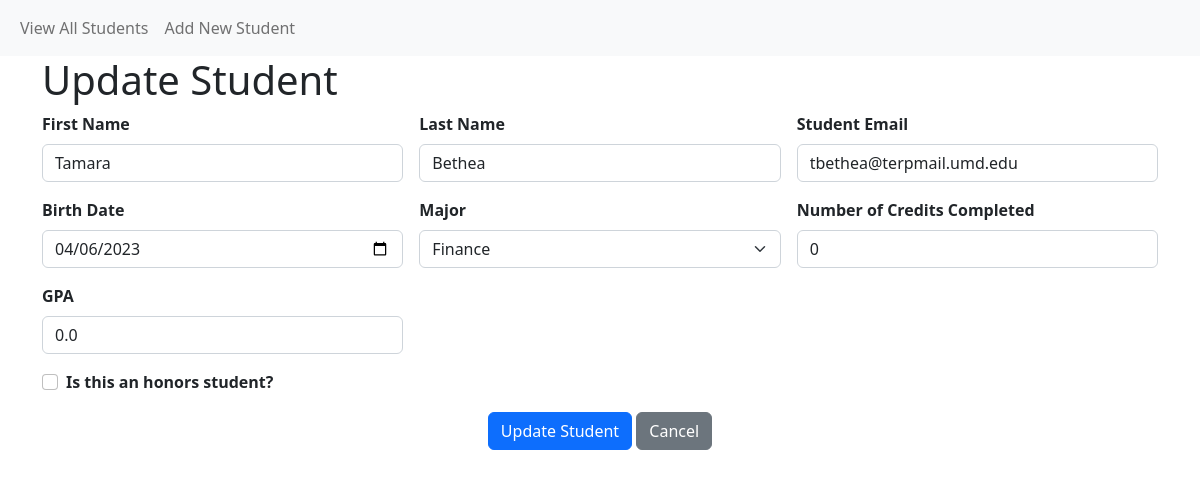
The app's page /student/update/1 with its own data.
### models.py (models this page shows, shortened)
class Student(db.Model):
    __tablename__ = "student"
    student_id = db.Column(db.Integer, primary_key=True)
    first_name = db.Column(db.String(30), nullable=False)
    last_name = db.Column(db.String(50), nullable=False)
    student_email = db.Column(db.VARCHAR(100))
    major_id = db.Column(db.Integer, db.ForeignKey('major.major_id'))
    birth_date = db.Column(db.DateTime, nullable=False)
    num_credits_completed = db.Column(db.Integer, nullable=False)
    gpa = db.Column(db.Float, nullable=False)
    is_honors = db.Column(db.Boolean, nullable=False)

### app.py (the view, shortened to what this page needs)
@app.route('/student/update/<int:student_id>', methods=['GET', 'POST'])
def student_edit(student_id):
    if request.method == 'GET':
        student = Student.query.filter_by(student_id=student_id).first()
        majors = Major.query.order_by(Major.major) \
            .order_by(Major.major) \
            .all()
        if student:
            return render_template('student_entry.html', student=student, majors=majors, action='update')
        else:
            flash(f'Student attempting to be edited could not be found!', 'error')
    return redirect(url_for('student_view_all'))

### templates/student_entry.html (shortened to what this page needs)
{% extends "base.html" %}
{% block page_head %}
    {% if action and action == 'create' %}
        Add New Student
    {% elif action and action == 'update'  %}
        Update Student
    {% else %}
        View Student
    {% endif %}
{% endblock %}
{% block page_content %}
<form class="row g-3"
      action="{{ url_for('student_edit', student_id=student['student_id']) if student else url_for('student_create') }}" method="post">
  <div class="col-md-4">
    <label for="first_name" class="form-label"><strong>First Name</strong></label>
    {% if action and action in ['create', 'update'] %}
    <input type="text" class="form-control" id="first_name" name="first_name" value="{{ student['first_name'] if student else '' }}" required>
    {% else %}
        <br>{{ student['first_name'] }}
    {% endif %}
  </div>
  <div class="col-md-4">
    <label for="last_name" class="form-label"><strong>Last Name</strong></label>
    {% if action and action in ['create', 'update'] %}
    <input type="text" class="form-control" id="last_name" name="last_name" value="{{ student['last_name'] if student else '' }}" required>
    {% else %}
        <br>{{ student['last_name'] }}
    {% endif %}
  </div>
  <div class="col-md-4">
        <label for="student_email" class="form-label"><strong>Student Email</strong></label>
        {% if action and action in ['create', 'update'] %}
        <input type="email" class="form-control" id="student_email" name="student_email" maxlength="100" value="{{ student['student_email'] if student else '' }}" required>
        {% else %}
        <br>{{ student['student_email'] }}
        {% endif %}
  </div>
  <div class="col-md-4">
    <label for="birth_date" class="form-label"><strong>Birth Date</strong></label>
    {% if action and action in ['create', 'update'] %}
    <input type="date" class="form-control" id="birth_date" name="birth_date" value="{{ student['birth_date'].strftime('%Y-%m-%d') if student else '' }}" required>
    {% else %}
        <br>{{ student['birth_date'].strftime('%m/%d/%Y') }}
    {% endif %}
  </div>
  <div class="col-md-4">
    <label for="major_id" class="form-label"><strong>Major</strong></label>
    {% if action and action in ['create', 'update'] %}
    <select name="major_id" id="major_id" class="form-select form-select-md" aria-label=".form-select-md example">
        {% for each_major in majors %}
        <option value="{{ each_major['major_id'] }}"
                {{ 'selected' if student and each_major['major_id'] == student['major_id'] else ''}}>{{ each_major['major'] }}</option>
        {% endfor %}
    </select>
    {% else %}
        <br>
        {% for each_major in majors %}
            {{ each_major['major'] if student and each_major['major_id'] == student['major_id'] else ''}}
        {% endfor %}
    {% endif %}
  </div>
  {% if action and action in ['read', 'update'] %}
  <div class="col-md-4">
    <label for="num_credits_completed" class="form-label"><strong>Number of Credits Completed</strong></label>
    {% if action and action == 'update' %}
    <input type="number" min="0" max="200" class="form-control" id="num_credits_completed" name="num_credits_completed"
           value="{{ student['num_credits_completed'] if student else '' }}" required>
    {% else %}
        <br> {{ student['num_credits_completed'] }}
    {% endif %}
  </div>
  <div class="col-md-4">
    <label for="gpa" class="form-label"><strong>GPA</strong></label>
    {% if action and action in ['create', 'update'] %}
    <input type="number" step="0.01" min="0.00" max="4.00" class="form-control" id="gpa" name="gpa" value="{{ student['gpa'] if student else '' }}" required>
    {% else %}
        <br>{{ student['gpa'] }}
    {% endif %}
  </div>
  {% endif %}
  <div class="col-12">
        {% if action and action in ['create', 'update'] %}
    <div class="form-check">
      <input class="form-check-input" type="checkbox" value="" id="is_honors" name="is_honors"
              {{ 'checked' if student and student['is_honors'] == True else '' }}>
        {% endif %}
      <label class="form-check-label" for="is_honors">
          <strong>Is this an honors student?</strong>
      </label>
  </div>
  </div>
  <div class="col-12 text-center">
    {% if action and action in ['create', 'update'] %}
    <button class="btn btn-primary" type="submit">{{ 'Add' if action=='create' else 'Update' }} Student</button>
    {% endif %}
    <a href="{{ url_for('student_view_all') }}" class="btn btn-secondary" role="button">
        {% if action and action in ['create', 'update'] %}
        Cancel
        {% else %}
        Return
        {% endif %}
    </a>
  </div>
</form>
{% endblock %}

### records on screen
Student: first_name "Tamara", last_name "Bethea", student_email "tbethea@terpmail.umd.edu", birth_date "04/06/2023", num_credits_completed "0", gpa "0.0"

### other values on screen
{{ 'Add' if action=='create' else 'Update' }} "Update"
form field major_id "Finance"
